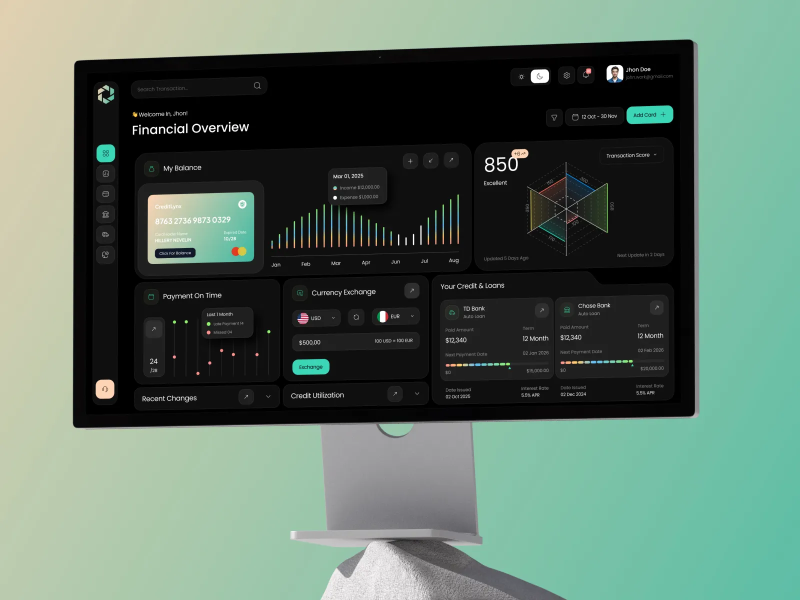
#> input picture design-tela/desktop-dark-01.jpg, 1600 x 1200 px (shown at 1/2 size); its folder holds 2 pictures in this run
$ python optimize_logos.py ../design-tela
#> lines starting #> are read from the running program, lines starting #| are printed output that depends on the picture
#!/usr/bin/env python3
"""Padrao de otimizacao de logos do PACTHA.

Redimensiona (lado maior <= MAX_DIM, mantendo proporcao e transparencia) e
recomprime cada logo, sem perda visivel — logos aparecem com ~56-80px, entao
512px ja e nitido ate em telas retina. SVG e ignorado (vetor, ja e leve).

Uso (rodar SEMPRE que uma logo nova chegar em frontend/public/):
    python scripts/optimize_logos.py [pasta]
"""
import sys
from pathlib import Path
from PIL import Image

MAX_DIM = 512
EXTS = {".png", ".jpg", ".jpeg"}
PUBLIC = Path(sys.argv[1]) if len(sys.argv) > 1 else Path(__file__).resolve().parent.parent / "frontend" / "public"


def kb(n: int) -> str:
    return f"{n / 1024:.1f} KB"


def main() -> None:
    total_before = total_after = 0
    for f in sorted(PUBLIC.iterdir()):
        if f.suffix.lower() not in EXTS:
            continue
        before = f.stat().st_size
        try:
            img = Image.open(f)
#> img is the input picture: PIL image 1600x1200 RGB; mean R, G, B 90.8, 111.8, 98.8
        except Exception as e:  # noqa: BLE001
            print(f"  skip {f.name}: {e}")
            continue
        w0, h0 = img.size
#> w0 = 1600; h0 = 1200
        if max(w0, h0) > MAX_DIM:
            img.thumbnail((MAX_DIM, MAX_DIM), Image.LANCZOS)
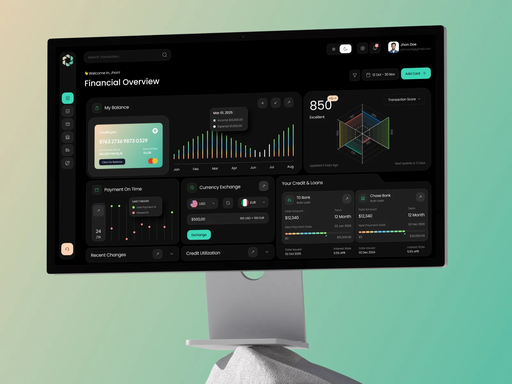
#> img: PIL image 512x384 RGB; mean R, G, B 90.9, 111.8, 98.8
        # Re-salva otimizado e sem metadata (nao propaga img.info/EXIF)
        if f.suffix.lower() == ".png":
            img.save(f, "PNG", optimize=True)  # preserva RGBA (transparencia)
        else:
            img.convert("RGB").save(f, "JPEG", quality=85, optimize=True, progressive=True)
        after = f.stat().st_size
        total_before += before
        total_after += after
        print(f"  {f.name}: {w0}x{h0} {kb(before)} -> {img.size[0]}x{img.size[1]} {kb(after)}")
#|   desktop-dark-01.jpg: 1600x1200 61.0 KB -> 512x384 23.6 KB
#> pass 2 of the loop in main, `for f in sorted(PUBLIC.iterdir()):`:
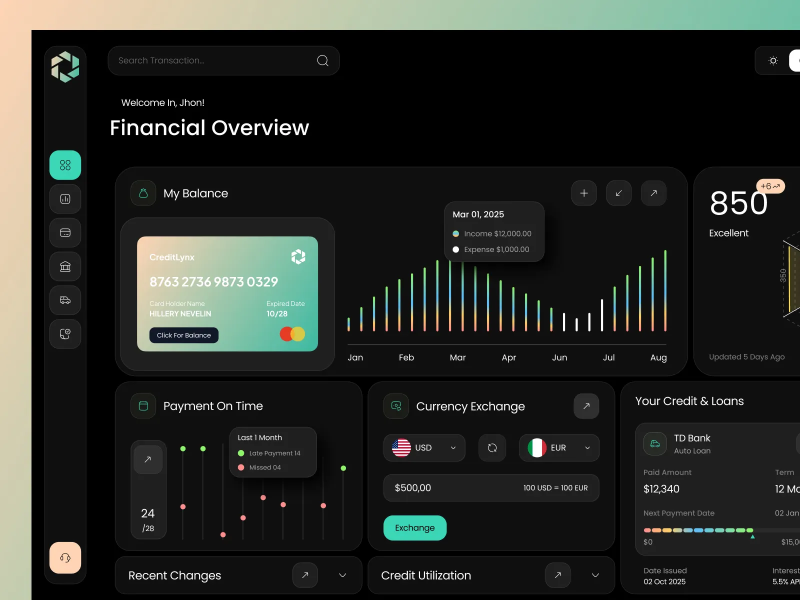
#> input picture design-tela/desktop-dark-02.jpg, 1600 x 1200 px (shown at 1/2 size)
#> in main, img is the input picture: PIL image 1600x1200 RGB; mean R, G, B 40.9, 43.7, 39.5
#> in main, `img.thumbnail((MAX_DIM, MAX_DIM), Image.LANCZOS)`:
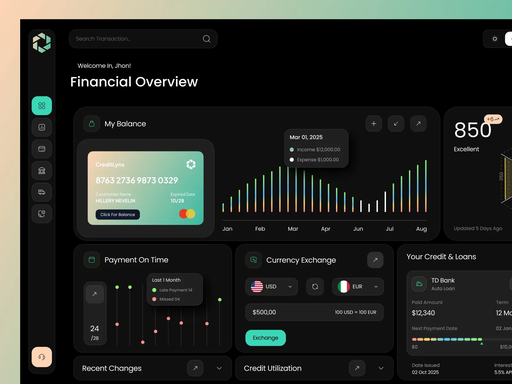
#> img: PIL image 512x384 RGB; mean R, G, B 40.9, 43.7, 39.5
#|   desktop-dark-02.jpg: 1600x1200 56.7 KB -> 512x384 29.0 KB
    if total_before:
        pct = 100 * (1 - total_after / total_before)
        print(f"TOTAL: {kb(total_before)} -> {kb(total_after)} ({pct:.0f}% menor)")


if __name__ == "__main__":
    main()
